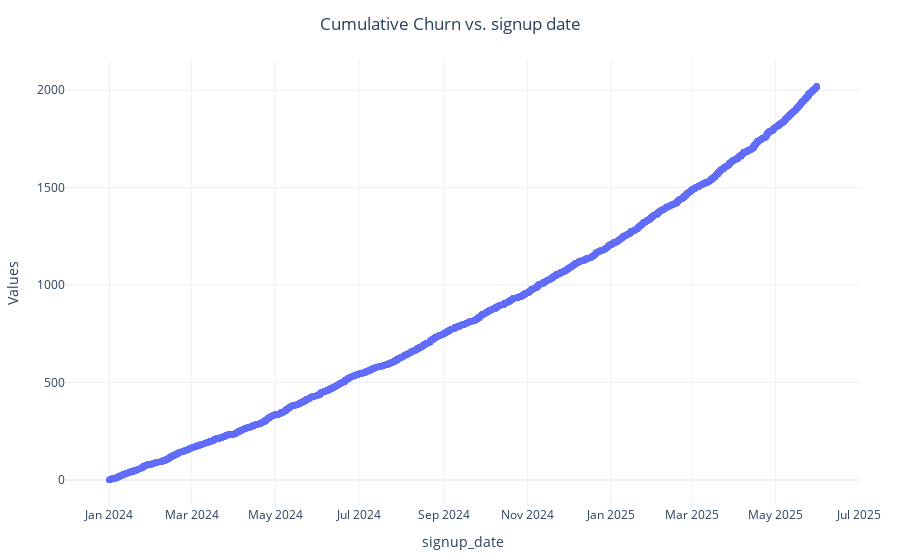

Write notebook code for a chart like this one.
### Code cell
scatter_plot(
    df=churn_labels_df, 
    x_column_name='signup_date', 
    y_column_names=['churn_cumsum'], 
    title='Cumulative Churn vs. signup date'
)

### Figure 1 — Plotly figure (JSON) as saved in the notebook; plotly's stock layout.template omitted (floating-point values rounded to 4 significant figures; data arrays with more than 128 entries replaced by an {"elided": "..."} marker saying what was removed)
{"data": [{"hovertemplate": "<b>churn_cumsum</b><br>signup_date: %{x}<br>churn_cumsum: %{y}<extra></extra>", "line": {"width": 2}, "marker": {"size": 6}, "mode": "markers+lines", "name": "churn_cumsum", "type": "scatter", "x": {"elided": "10000 str values"}, "y": {"elided": "10000 int values"}}], "layout": {"legend": {"orientation": "h", "title": {"text": "Y Columns"}, "x": 0.5, "xanchor": "center", "y": -0.2}, "margin": {"b": 40, "l": 40, "r": 40, "t": 60}, "title": {"text": "Cumulative Churn vs. signup date", "x": 0.5}, "xaxis": {"title": {"text": "signup_date"}}, "yaxis": {"title": {"text": "Values"}}}}
